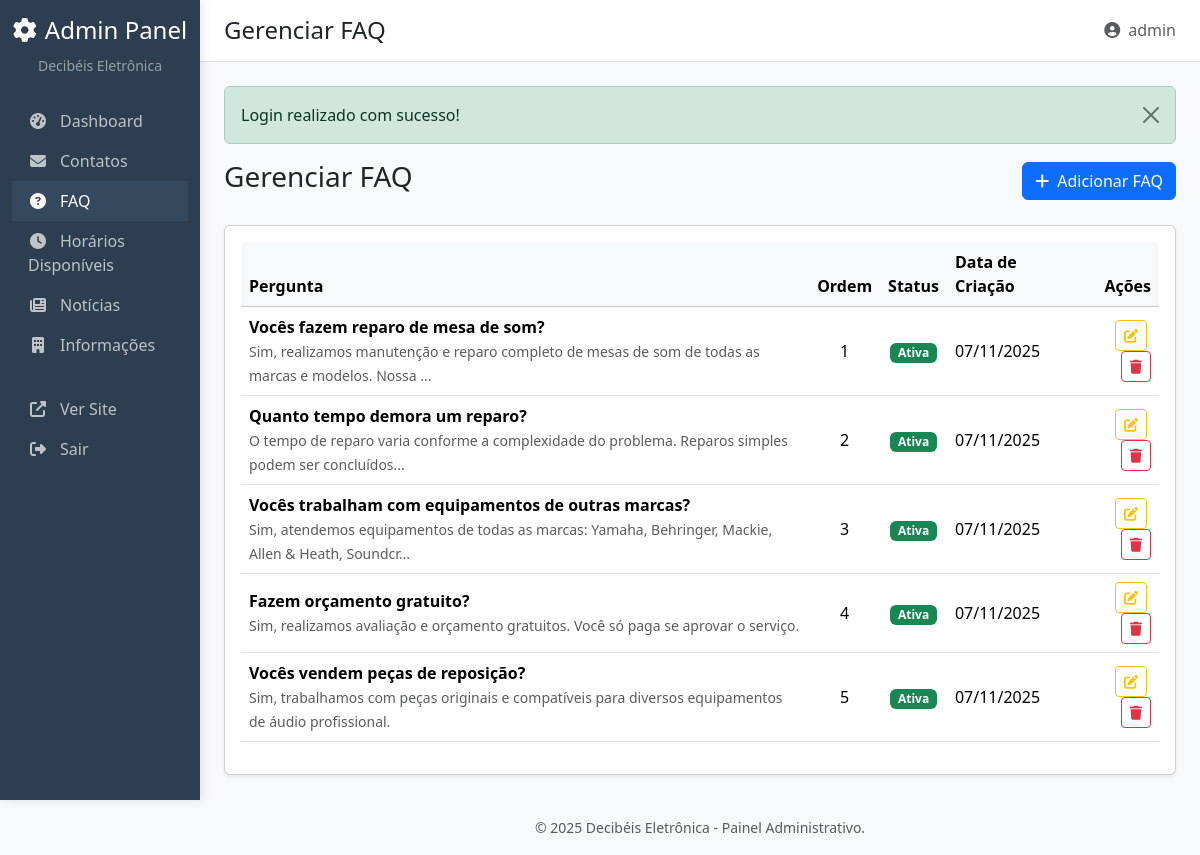
The page /admin/manage_faq.php (signed in) on the database its author committed.
### tables this page shows
CREATE TABLE faq (
    id INT AUTO_INCREMENT PRIMARY KEY,
    question VARCHAR(300) NOT NULL,
    answer TEXT NOT NULL,
    order_position INT DEFAULT 0,
    is_active BOOLEAN DEFAULT TRUE,
    created_at TIMESTAMP DEFAULT CURRENT_TIMESTAMP
);

### config.php (called while the page is built, shortened)
<?php
class Database {
    private $connection;
    public function __construct() {
        try {
            $this->connection = new PDO(
                "mysql:host=" . DB_HOST . ";dbname=" . DB_NAME . ";charset=utf8mb4",
                DB_USER,
                DB_PASS,
                [
                    PDO::ATTR_ERRMODE => PDO::ERRMODE_EXCEPTION,
                    PDO::ATTR_DEFAULT_FETCH_MODE => PDO::FETCH_ASSOC,
                    PDO::MYSQL_ATTR_INIT_COMMAND => "SET NAMES utf8mb4"
                ]
            );
        } catch (PDOException $e) {
            die("Erro na conexão: " . $e->getMessage());
        }
    }
    public function query($sql, $params = []) {
        $stmt = $this->connection->prepare($sql);
        $stmt->execute($params);
        return $stmt;
    }
    public function fetchAll($sql, $params = []) {
        return $this->query($sql, $params)->fetchAll();
    }
}
$db = new Database();
function formatDate($date) {
    return date('d/m/Y', strtotime($date));
}
?>

### admin/manage_faq.php (the view, shortened to what this page needs)
<?php
require_once '../config.php';
$action = $_GET['action'] ?? 'list';
$id = $_GET['id'] ?? null;
$faq_item = null;
if ($action === 'edit' && $id) {
    $faq_item = $db->fetchOne("SELECT * FROM faq WHERE id = ?", [$id]);
    if (!$faq_item) {
        flashMessage('FAQ não encontrada.', 'danger');
        redirect('manage_faq.php');
    }
    $page_title = "Editar FAQ";
} elseif ($action === 'add') {
    $page_title = "Adicionar FAQ";
} else {
    $page_title = "Gerenciar FAQ";
    $faqs = $db->fetchAll("SELECT * FROM faq ORDER BY order_position ASC, id DESC");
}
include 'includes/header.php';
if ($action === 'add' || $action === 'edit'):
?>
<div class="d-flex justify-content-between align-items-center mb-4">
    <h3><?php echo $page_title; ?></h3>
    <a href="manage_faq.php" class="btn btn-secondary">
        <i class="fas fa-arrow-left me-2"></i>Voltar para a Lista
    </a>
</div>
<div class="card shadow-sm">
    <div class="card-body">
        <form action="manage_faq.php" method="POST">
            <input type="hidden" name="action" value="save">
            <input type="hidden" name="id" value="<?php echo htmlspecialchars($faq_item['id'] ?? ''); ?>">
            <div class="mb-3">
                <label for="question" class="form-label">Pergunta *</label>
                <input type="text" class="form-control" id="question" name="question" value="<?php echo htmlspecialchars($faq_item['question'] ?? ''); ?>" required>
            </div>
            <div class="mb-3">
                <label for="answer" class="form-label">Resposta *</label>
                <textarea class="form-control" id="answer" name="answer" rows="5" required><?php echo htmlspecialchars($faq_item['answer'] ?? ''); ?></textarea>
            </div>
            <div class="mb-3">
                <label for="order_position" class="form-label">Ordem de Exibição</label>
                <input type="number" class="form-control" id="order_position" name="order_position" value="<?php echo htmlspecialchars($faq_item['order_position'] ?? '0'); ?>" style="max-width: 150px;">
                <small class="form-text text-muted">Perguntas com menor número aparecem primeiro.</small>
            </div>
            <div class="form-check mb-3">
                <input class="form-check-input" type="checkbox" id="is_active" name="is_active" value="1" <?php echo (isset($faq_item['is_active']) && $faq_item['is_active']) || $action === 'add' ? 'checked' : ''; ?>>
                <label class="form-check-label" for="is_active">
                    Ativa (visível na página pública de FAQ)
                </label>
            </div>
            <button type="submit" class="btn btn-primary">
                <i class="fas fa-save me-2"></i>Salvar FAQ
            </button>
        </form>
    </div>
</div>
<?php else:  ?>
<div class="d-flex justify-content-between align-items-center mb-4">
    <h3>Gerenciar FAQ</h3>
    <a href="manage_faq.php?action=add" class="btn btn-primary">
        <i class="fas fa-plus me-2"></i>Adicionar FAQ
    </a>
</div>
<div class="card shadow-sm">
    <div class="card-body">
        <?php if (!empty($faqs)): ?>
        <div class="table-responsive">
            <table class="table table-hover align-middle">
                <thead class="table-light">
                    <tr>
                        <th>Pergunta</th>
                        <th class="text-center">Ordem</th>
                        <th class="text-center">Status</th>
                        <th>Data de Criação</th>
                        <th class="text-end">Ações</th>
                    </tr>
                </thead>
                <tbody>
                    <?php foreach ($faqs as $faq): ?>
                    <tr>
                        <td>
                            <strong><?php echo htmlspecialchars($faq['question']); ?></strong>
                            <br><small class="text-muted"><?php echo htmlspecialchars(mb_strimwidth($faq['answer'], 0, 100, "...")); ?></small>
                        </td>
                        <td class="text-center"><?php echo $faq['order_position']; ?></td>
                        <td class="text-center">
                            <?php if ($faq['is_active']): ?>
                                <span class="badge bg-success">Ativa</span>
                            <?php else: ?>
                                <span class="badge bg-secondary">Inativa</span>
                            <?php endif; ?>
                        </td>
                        <td><?php echo formatDate($faq['created_at']); ?></td>
                        <td class="text-end">
                            <a href="manage_faq.php?action=edit&id=<?php echo $faq['id']; ?>" class="btn btn-sm btn-outline-warning me-1" title="Editar">
                                <i class="fas fa-edit"></i>
                            </a>
                            <form method="POST" action="manage_faq.php" style="display:inline;" onsubmit="return confirm('Tem certeza que deseja remover esta FAQ?')">
                                <button type="submit" class="btn btn-sm btn-outline-danger" title="Remover">
                                    <i class="fas fa-trash"></i>
                                </button>
                            </form>
                        </td>
                    </tr>
                    <?php endforeach; ?>
                </tbody>
            </table>
        </div>
        <?php endif; ?>
    </div>
</div>
<?php endif; ?>
<?php
include 'includes/footer.php';
?>

### admin/includes/header.php (style rules this page uses)
:root { --admin-primary: #2c3e50; --admin-secondary: #34495e; --admin-accent: #3498db; }
body { background-color: #f8f9fa; }

### rows shown on the page
faq: question "Vocês fazem reparo de mesa de som?", answer "Sim, realizamos manutenção e reparo completo de mesas de som de todas as marcas e modelos. Nossa ...", order_position "1", is_active "Ativa", created_at "07/11/2025"
faq: question "Quanto tempo demora um reparo?", answer "O tempo de reparo varia conforme a complexidade do problema. Reparos simples podem ser concluídos...", order_position "2", is_active "Ativa", created_at "07/11/2025"
faq: question "Vocês trabalham com equipamentos de outras marcas?", answer "Sim, atendemos equipamentos de todas as marcas: Yamaha, Behringer, Mackie, Allen & Heath, Soundcr...", order_position "3", is_active "Ativa", created_at "07/11/2025"
faq: question "Fazem orçamento gratuito?", answer "Sim, realizamos avaliação e orçamento gratuitos. Você só paga se aprovar o serviço.", order_position "4", is_active "Ativa", created_at "07/11/2025"
faq: question "Vocês vendem peças de reposição?", answer "Sim, trabalhamos com peças originais e compatíveis para diversos equipamentos de áudio profissional.", order_position "5", is_active "Ativa", created_at "07/11/2025"

### other values the page prints
SITE_NAME "Decibéis Eletrônica"
$page_title "Gerenciar FAQ"
$_SESSION['admin_username'] "admin"
$flash['message'] "Login realizado com sucesso!"
